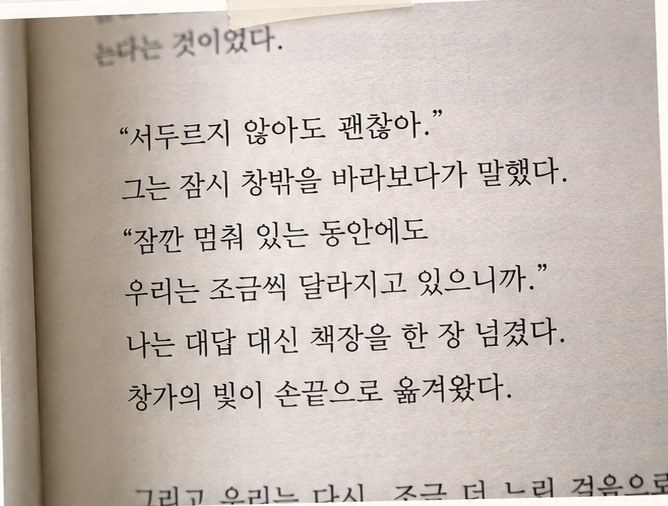
#> input picture app/assets/dev/sample-page.jpg, 668 x 506 px
$ python shmap.py ../../assets/dev/sample-page.jpg ../../assets/dev/sample-page.jpg 5
#> lines starting #> are read from the running program, lines starting #| are printed output that depends on the picture; after the words box and inside, x2 and y2 are one past the last pixel; in counts of white or black regions, pixels touching at a corner belong together
import sys
from PIL import Image
import numpy as np
def shadow_map(path, W0=(254,254,253)):  # 벽색 #FEFEFD(ui/theme.ts)
#> called with path = '../../assets/dev/sample-page.jpg', W0 = (254, 254, 253)
    im=np.asarray(Image.open(path).convert('RGB')).astype(float)
    W=np.array(W0,float); d=np.array([40,55,65],float); d/=np.linalg.norm(d)
    v=W-im; proj=v@d; res=np.linalg.norm(v-proj[...,None]*d,axis=2)
#> after `v = W - im`:
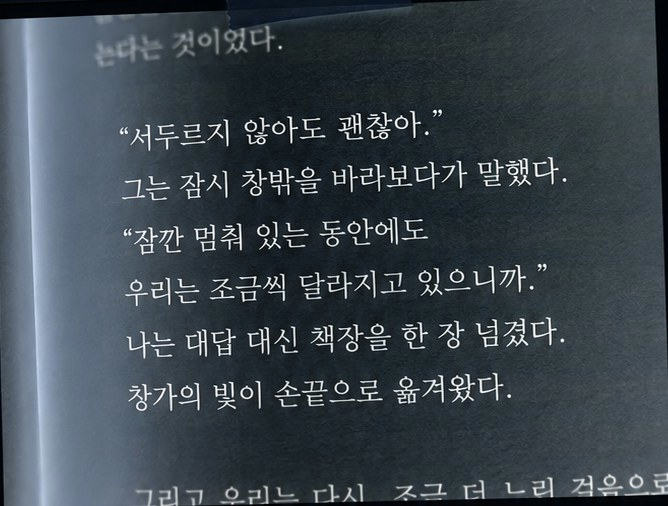
#> v: shape (506, 668, 3) float64; mean R, G, B 58.9, 68.9, 76.5; drawn with min black and max white
#> after `proj = v @ d`:
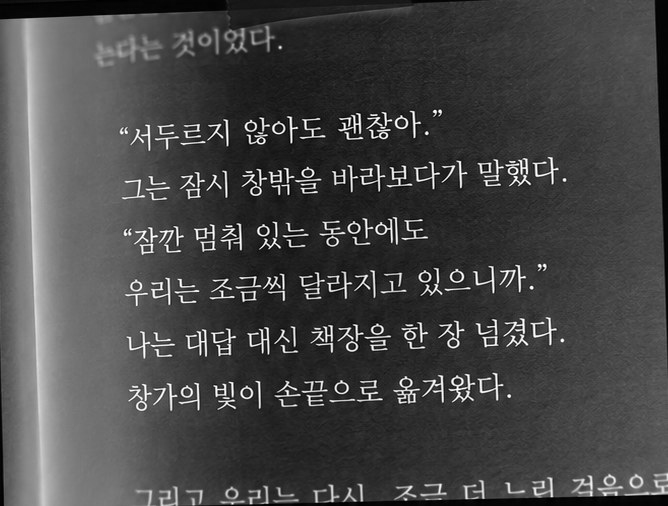
#> proj: shape (506, 668) float64; min -1.81, max 430.9, mean 118.2; drawn with min black and max white
#> after `res = np.linalg.norm(v - proj[..., None] * d, axis=2)`:
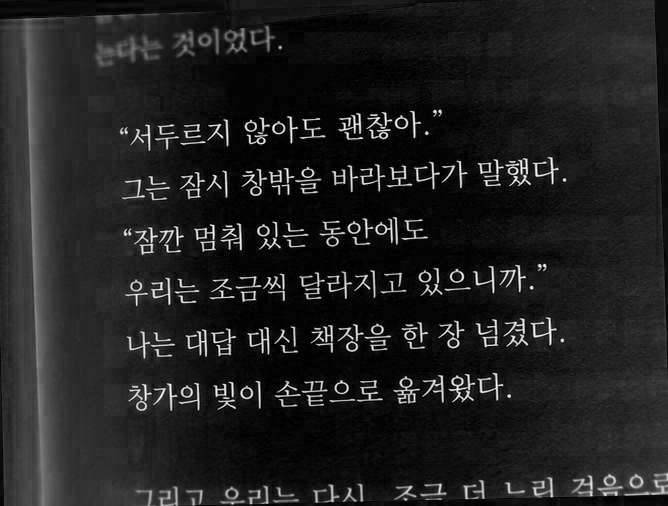
#> res: shape (506, 668) float64; min 0, max 82.91, mean 10.8; drawn with min black and max white
    wall=(res<9)&(proj>-6)
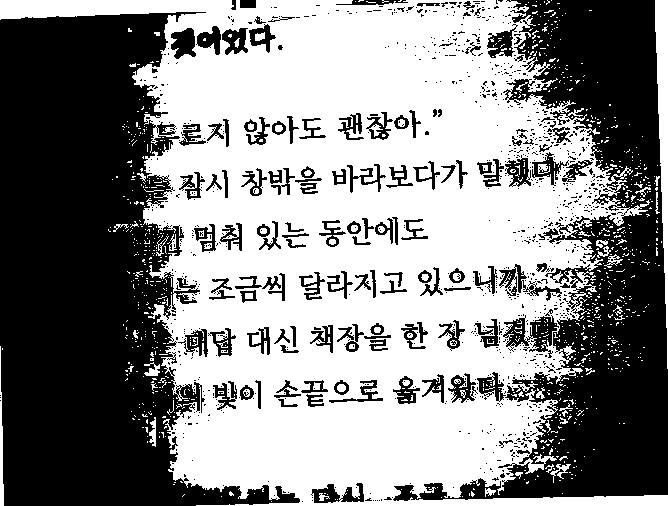
#> wall: shape (506, 668) bool; 53.9% white; 1028 black regions (899 under 20 px), largest, box (x1, y1, x2, y2) and area: (0, 12, 300, 506) 81831, (393, 0, 668, 501) 50516, (503, 315, 559, 358) 1046
    return np.where(wall,np.clip(proj,0,120),np.nan), im
if __name__=='__main__':
    src,out,w=sys.argv[1],sys.argv[2],int(sys.argv[3])
    m,im=shadow_map(src)
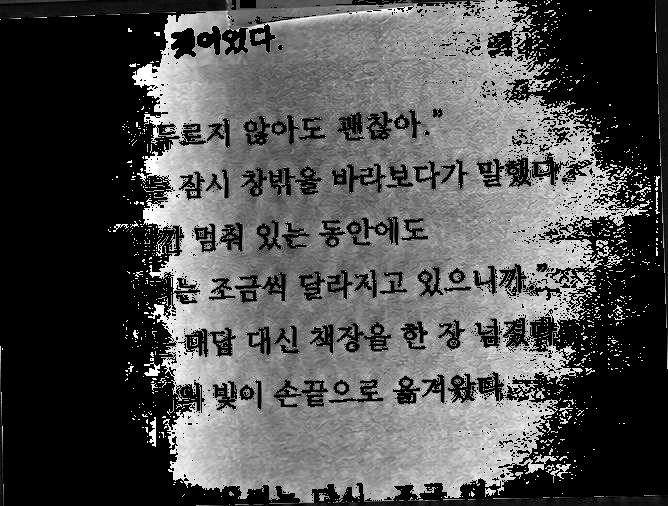
#> m: shape (506, 668) float64; 46.08% of the values are NaN or infinite; the others: min 0, max 120, mean 68.84; drawn with min black, max white, NaN and infinite black
    vis=np.where(np.isnan(m),40,255-np.nan_to_num(m)*3).clip(0,255)
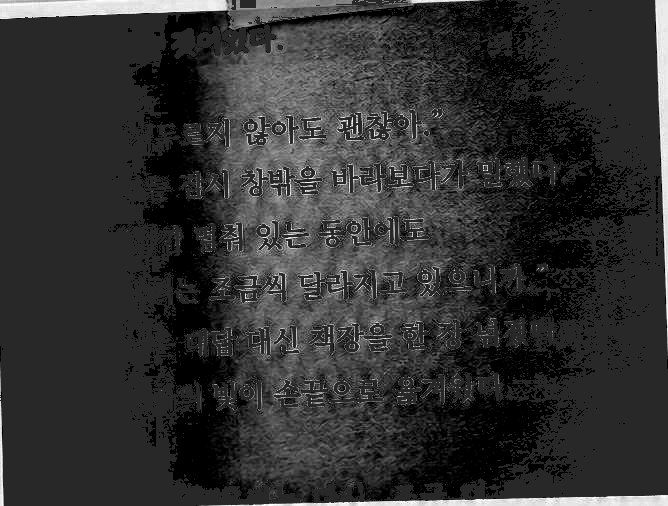
#> vis: shape (506, 668) float64; min 0, max 255, mean 49.6
    img=Image.fromarray(vis.astype(np.uint8)).convert('RGB')
    arr=np.asarray(img).copy(); arr[np.isnan(m)]=(40,60,90)
#> after `arr[np.isnan(m)] = (40, 60, 90)`:
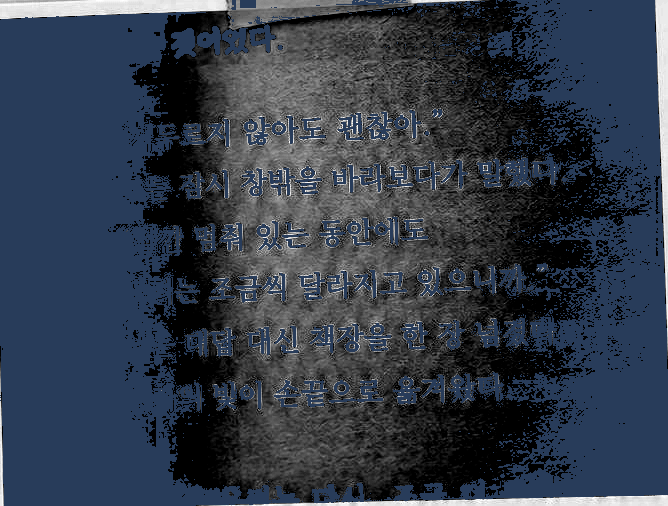
#> arr: shape (506, 668, 3); mean R, G, B 49.4, 58.6, 72.4
    Image.fromarray(arr).resize((w,int(arr.shape[0]*w/arr.shape[1]))).save(out)
